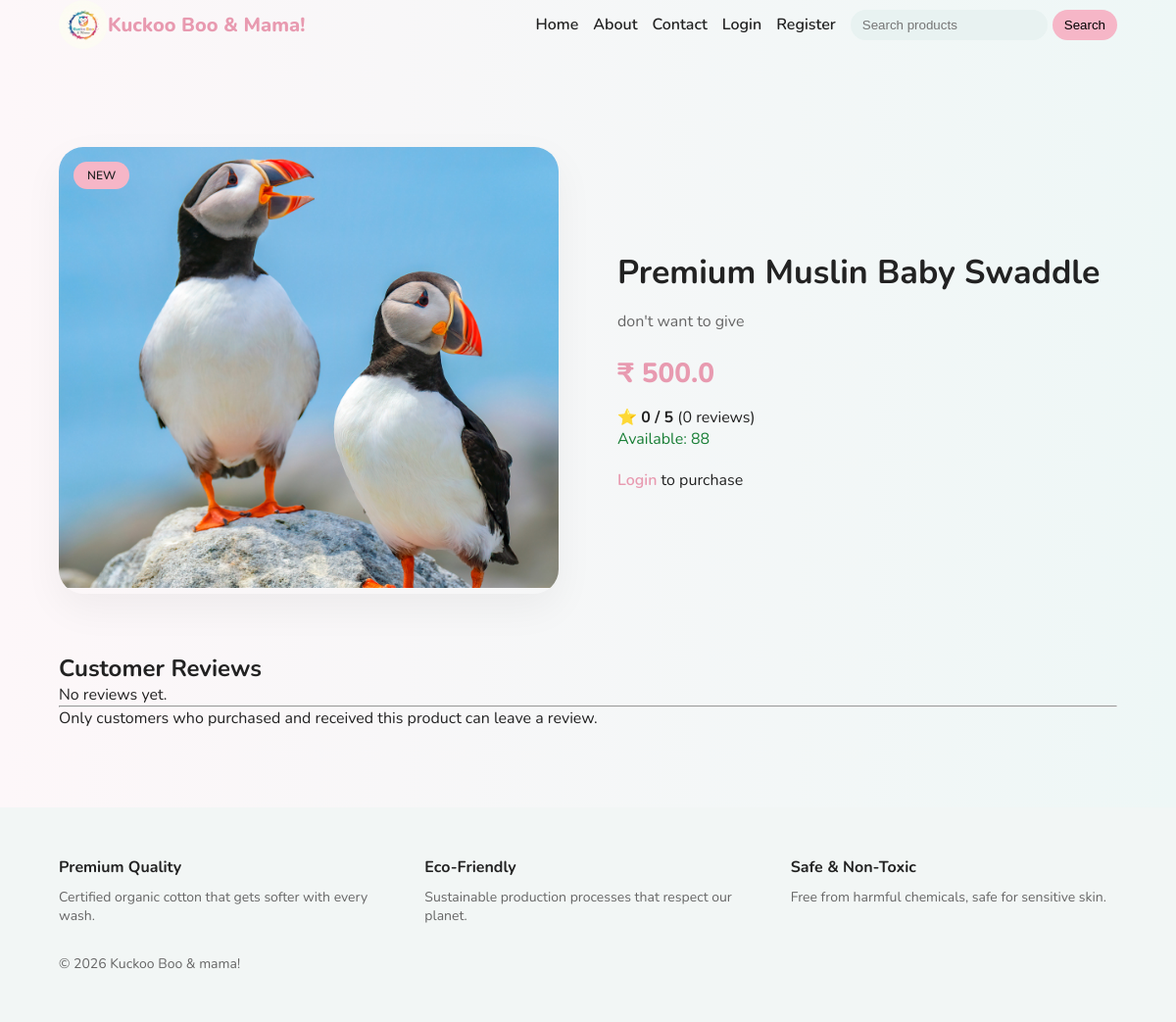
The app's page /product/2, older data.
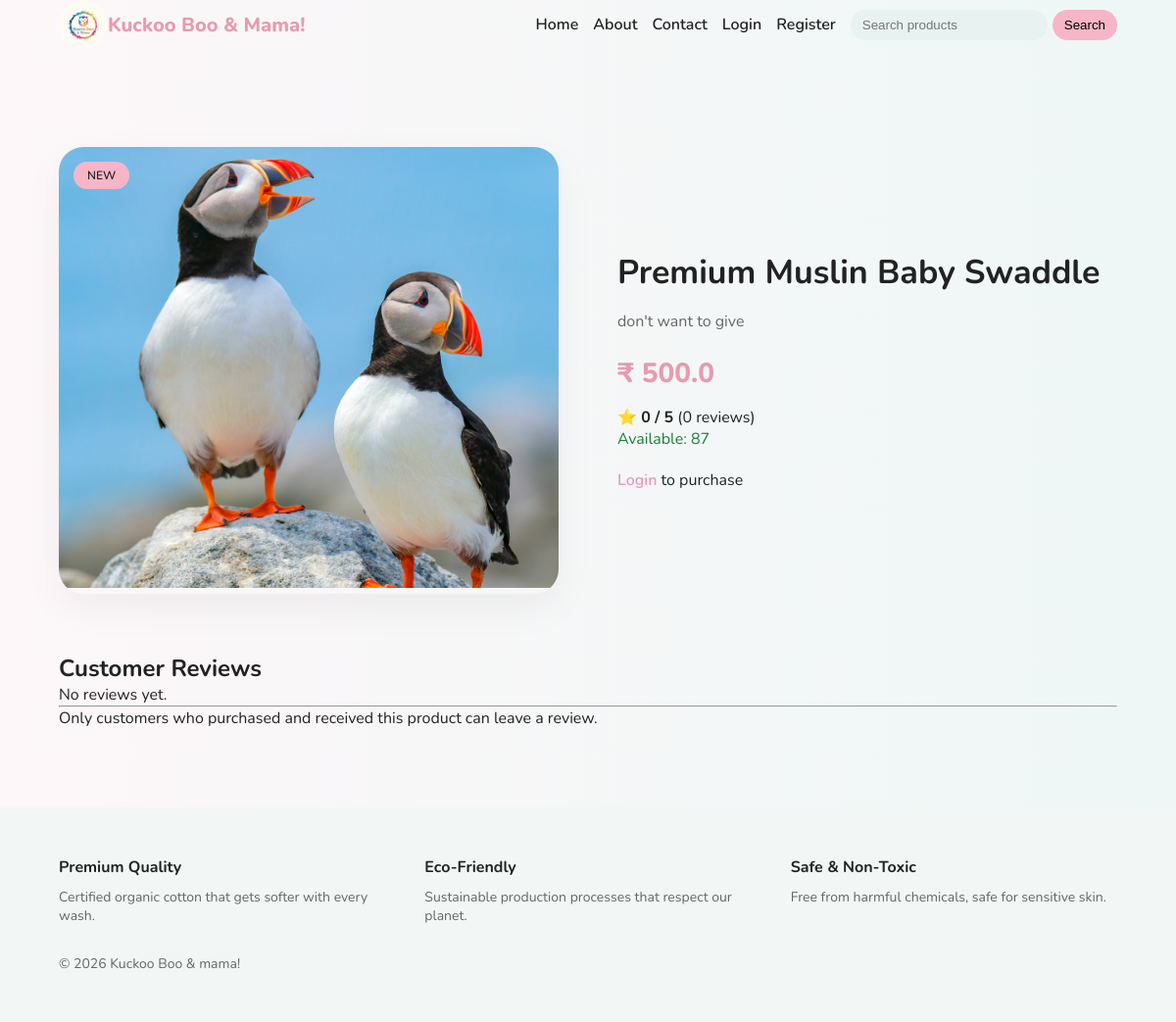
The same page, newer data.
### tables this page shows
CREATE TABLE products (
        id INTEGER PRIMARY KEY AUTOINCREMENT,
        name TEXT NOT NULL,
        description TEXT,
        price REAL NOT NULL,
        stock INTEGER NOT NULL,
        image TEXT,
        created_at TIMESTAMP DEFAULT CURRENT_TIMESTAMP
    , is_new INTEGER DEFAULT 0, category TEXT DEFAULT 'General');

### routes/shop.py (the view, shortened to what this page needs)
@shop_bp.route("/product/<int:product_id>")
def product_detail(product_id):
    conn = get_db_connection()
    product = conn.execute(
        "SELECT * FROM products WHERE id = ?",
        (product_id,)
    ).fetchone()
    if not product:
        conn.close()
        return "Product not found", 404
    reviews = conn.execute(
        """
        SELECT r.*, u.name as user_name
        FROM reviews r
        JOIN users u ON r.user_id = u.id
        WHERE r.product_id = ?
        ORDER BY r.id DESC
        """,
        (product_id,)
    ).fetchall()
    avg_rating_data = conn.execute(
        "SELECT AVG(rating) as avg_rating, COUNT(*) as total FROM reviews WHERE product_id = ?",
        (product_id,)
    ).fetchone()
    can_review = False
    conn.close()
    avg_rating = round(avg_rating_data["avg_rating"], 1) if avg_rating_data["avg_rating"] else 0
    total_reviews = avg_rating_data["total"]
    return render_template(
        "shop/product_detail.html",
        product=product,
        reviews=reviews,
        avg_rating=avg_rating,
        total_reviews=total_reviews,
        can_review=can_review
    )

### database/db.py (called while the page is built)
def get_db_connection():
    os.makedirs(os.path.dirname(Config.DATABASE_PATH), exist_ok=True)
    conn = sqlite3.connect(Config.DATABASE_PATH)
    conn.row_factory = sqlite3.Row
    return conn

### templates/shop/product_detail.html (shortened to what the changed rows need)
{% extends "base.html" %}
{% block extra_css %}
<link rel="stylesheet" href="{{ url_for('static', filename='css/product_detail.css') }}">
{% endblock %}
{% block content %}
<section class="product-detail-section">
    <div class="product-detail-grid">
        <div class="product-image-area">
            {% if product.image %}
                <div class="image-wrapper">
                    <img
                        src="{{ url_for('static', filename='uploads/' ~ product.image) }}"
                        alt="{{ product.name }} product image"
                        title="{{ product.name }}"
                        loading="lazy"
                    >
                </div>
            {% endif %}
        </div>
        <div class="product-info-area">
            <h1 class="product-title">
                {{ product.name }}
            </h1>
            <p class="product-description">
                {{ product.description }}
            </p>
            <p class="product-price">
                ₹ {{ product.price }}
            </p>
            <div class="rating-summary">
                <strong>⭐ {{ avg_rating }} / 5</strong>
                <span>({{ total_reviews }} reviews)</span>
            </div>
            {% if product.stock > 0 %}
                <p class="in-stock">
                    Available: {{ product.stock }}
                </p>
            {% else %}
                <p class="out-of-stock">
                    Out of stock
                </p>
            {% endif %}
            {% if session.get("user_id") %}
                {% if product.stock > 0 %}
                    <form
                        method="POST"
                        action="{{ url_for('cart.add_to_cart', product_id=product.id) }}"
                    >
                        <button type="submit" class="btn-primary">
                            Add to Cart
                        </button>
                    </form>
                {% else %}
                    <button disabled class="btn-disabled">
                        Out of Stock
                    </button>
                {% endif %}
            {% else %}
                <p class="login-message">
                    <a href="{{ url_for('auth.login') }}">Login</a> to purchase
                </p>
            {% endif %}
        </div>
    </div>
</section>
<section class="review-section">
    <h2>Customer Reviews</h2>
</section>
{% endblock %}

Row changes from the older to the newer data that the page shows:
changed products "Premium Muslin Baby Swaddle": stock "88" → "87"
